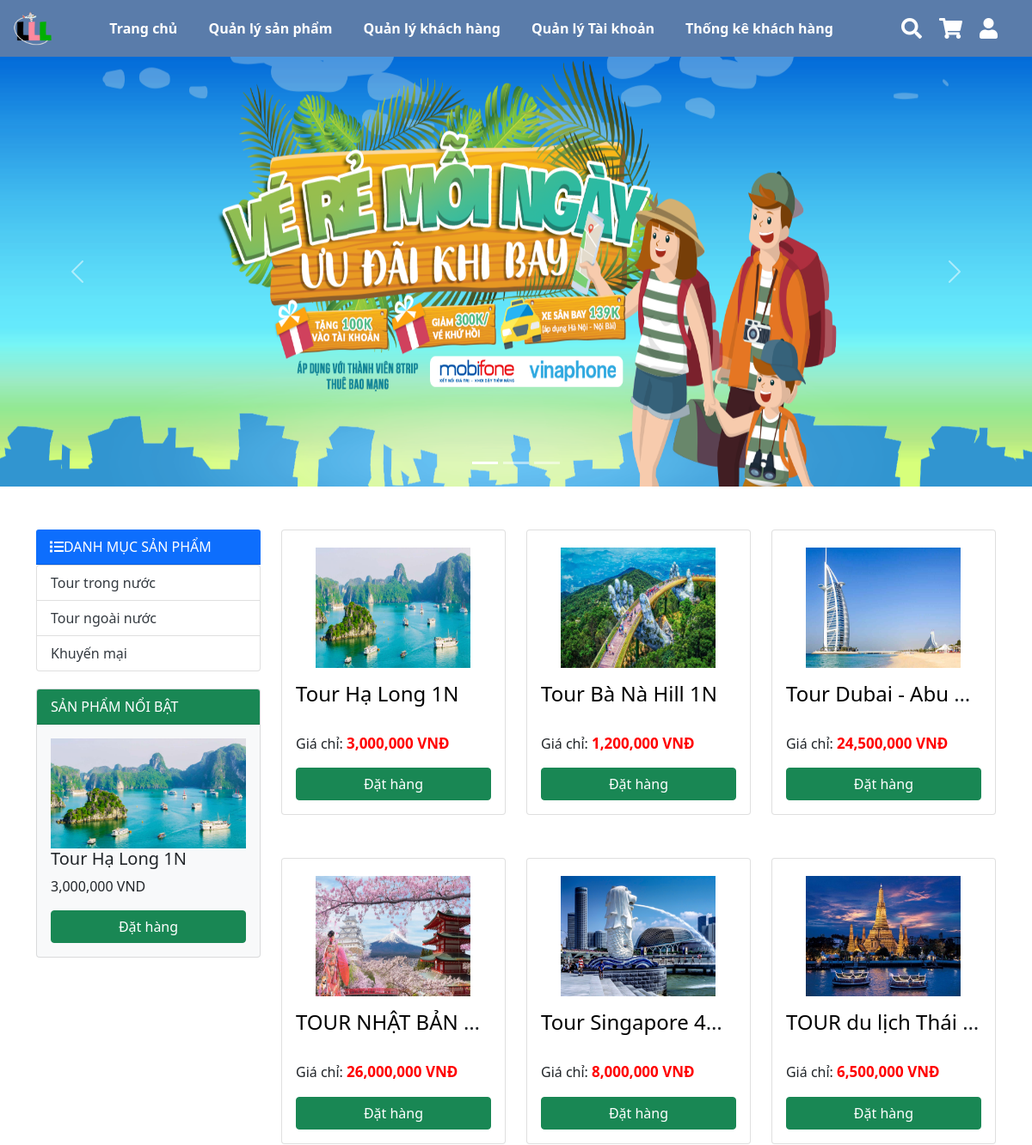
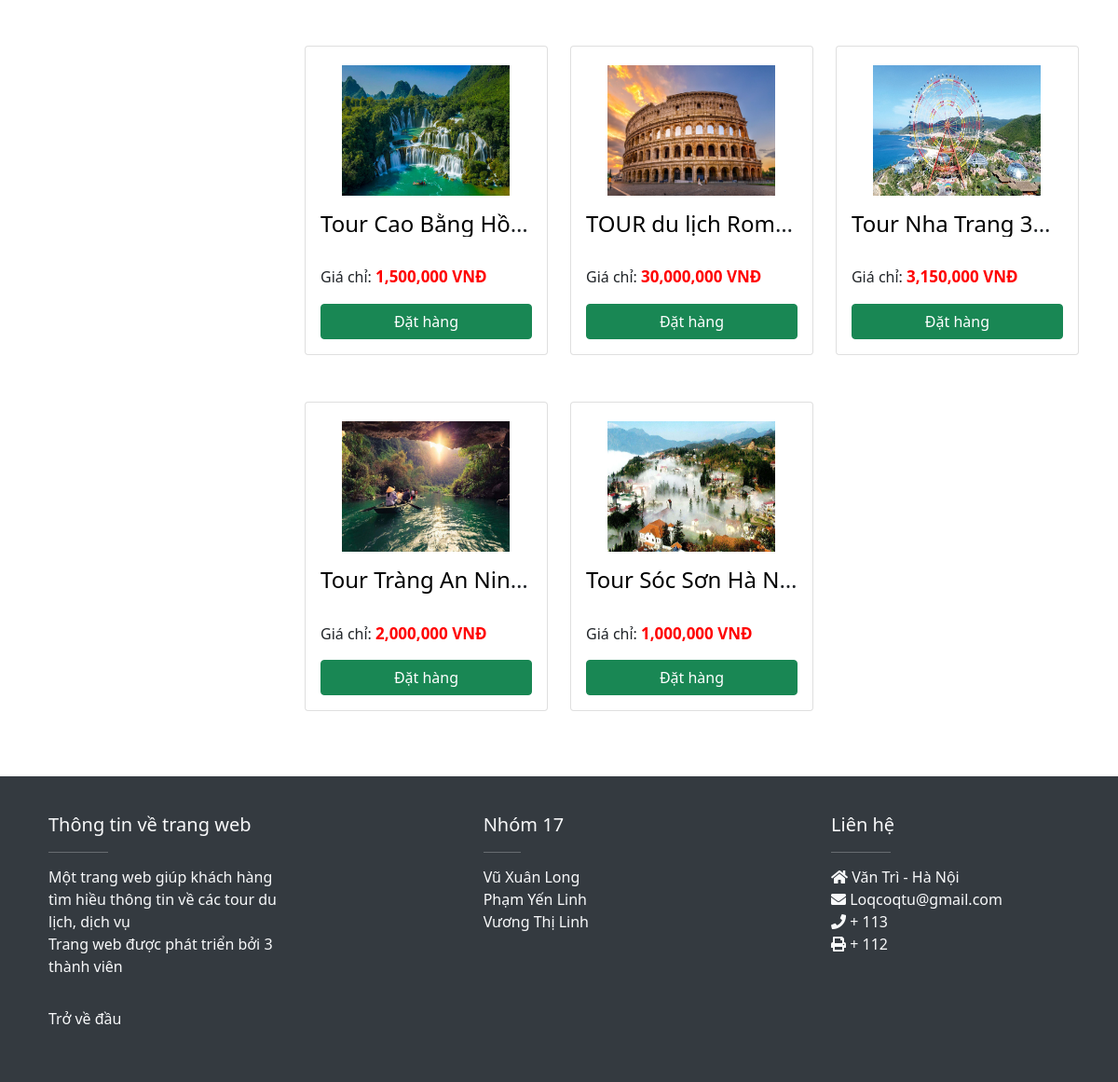
Screenshot of /Search.php with the database file from the repository (2 pictures, top to bottom).
### tables this page shows
CREATE TABLE `dmsanpham` (
  `id_dm` int(10) NOT NULL,
  `ten_dm` varchar(255) NOT NULL
);

CREATE TABLE `sanpham` (
  `id_sp` int(10) NOT NULL,
  `id_dm` int(10) NOT NULL,
  `ten_sp` varchar(255) NOT NULL,
  `anh_sp` varchar(255) NOT NULL,
  `gia_sp` int(10) NOT NULL,
  `khuyen_mai` varchar(255) NOT NULL,
  `chi_tiet_sp` text NOT NULL
);

### Search.php (the view, shortened to what this page needs)
<?php
require_once 'config/db.php';
$sql_spnb = "SELECT * FROM sanpham limit 1";
$query_spnb = mysqli_query($connect,$sql_spnb);
$sql_dm = "SELECT * FROM dmsanpham";
$query_dm = mysqli_query($connect,$sql_dm);
$sql_search = "SELECT * FROM sanpham where ten_sp like '%$tu_khoa%'";
$query_search = mysqli_query($connect,$sql_search);
?>
<!DOCTYPE html>
<html>
<head>
    <link rel="stylesheet" href="../tourdulich/css/style.css">
    <link rel="stylesheet" href="https://pro.fontawesome.com/releases/v5.10.0/css/all.css" />
    <link href="https://cdn.jsdelivr.net/npm/bootstrap@5.1.3/dist/css/bootstrap.min.css" rel="stylesheet">
</head>
<body>
    <section id="nav-bar">
        <nav class="navbar navbar-expand-lg navbar-dark ">
            <div class="container-fluid">
                <a class="navbar-brand" href="Home.php"><img src="../tourdulich/img/test3.png" alt=""></a>
                <div class="collapse navbar-collapse" id="navbarNav">
                    <ul class="navbar-nav m-auto">
                    <li class="nav-item">
                            <a class="nav-link" href="Home.php">Trang chủ</a>
                        </li>
                        <li class="nav-item">
                            <a class="nav-link" href="ManagerProduct.php">Quản lý sản phẩm</a>
                        </li>
                        <li class="nav-item">
                            <a class="nav-link" href="QuanLyKH.php">Quản lý khách hàng</a>
                        </li>
                        <li class="nav-item">
                            <a class="nav-link" href="QuanLyTK.php">Quản lý Tài khoản</a>
                        </li>
                        <li class="nav-item">
                            <a class="nav-link" href="thongke.php">Thống kê khách hàng</a>
                        </li>
                    </ul>
                </div>
            </div>
            <div class="icons">
                <div class="icon">
                    <i class="fas fa-search" id="search-btn"></i>
                    <a href="Cart.php">
                        <i class="fa fa-shopping-cart"></i>
                    </a>
                    <a href="danhnhap.php">
                    <i class="fas fa-user"></i>
                    </a>
                </div>
            </div>
            <form action="Search.php?quanly=timkiem" method="post" class="search-bar-container">
                <button type="submit" name="search_button" class="btn btn-secondary btn-number">
                </button>
            </form>
        </nav>
    </section>
    <div id="carouselExampleCaptions" class="carousel slide" data-bs-ride="carousel">
        <div class="carousel-indicators">
            <button type="button" data-bs-target="#carouselExampleCaptions" data-bs-slide-to="0" class="active" aria-current="true" aria-label="Slide 1"></button>
            <button type="button" data-bs-target="#carouselExampleCaptions" data-bs-slide-to="1" aria-label="Slide 2"></button>
            <button type="button" data-bs-target="#carouselExampleCaptions" data-bs-slide-to="2" aria-label="Slide 3"></button>
        </div>
        <div class="carousel-inner">
            <div class="carousel-item active">
                <img src="../tourdulich/img/quang-cao-du-lich_113702379.png" class="d-block w-100" alt="...">
                <div class="carousel-caption d-none d-md-block">
                </div>
            </div>
        </div>
        <button class="carousel-control-prev" type="button" data-bs-target="#carouselExampleCaptions" data-bs-slide="prev">
            <span class="carousel-control-prev-icon" aria-hidden="true"></span>
        </button>
        <button class="carousel-control-next" type="button" data-bs-target="#carouselExampleCaptions" data-bs-slide="next">
            <span class="carousel-control-next-icon" aria-hidden="true"></span>
        </button>
    </div>
    <div class="container">
        <div class="row">
            <div class="col-md-3">
                    <div class="card-header bg-primary text-white text-uppercase"><i class="fa fa-list"></i>Danh mục sản phẩm</div>
                    <ul class="list-group category_block">
                        <?php
                        while ($row_dm = mysqli_fetch_assoc($query_dm)) { ?>
                            <li class="list-group-item text-black"><a href="Home_dm.php?id_dm=<?php echo $row_dm['id_dm'] ?>"><?php echo $row_dm['ten_dm'] ?></a></li>
                        <?php } ?>
                        <li class="list-group-item text-white"><a href="Home_km.php ?>">Khuyến mại</a></li>
                    </ul>
                <div class="card bg-light mb-3" id="sanphamnoibat">
                    <div class="card-header bg-success text-white text-uppercase">Sản phẩm nổi bật</div>
                    <div class="card-body">
                        <?php while ($row_spnb = mysqli_fetch_assoc($query_spnb)) { ?>
                            <img class="img-fluid" src="img/<?php echo $row_spnb['anh_sp'] ?>" />
                            <h5 class="card-title"><?php echo $row_spnb['ten_sp'] ?></h5>
                            <p class="bloc_left_price"><?php echo number_format($row_spnb['gia_sp']) ?> VND</p>
                            <div class="col">
                                <a href="Cart.php?id_sp=<?php echo $row_sp['id_sp']; ?>" class="btn btn-success btn-block">Đặt hàng</a>
                            </div>
                        <?php } ?>
                    </div>
                </div>
            </div>
            <div class="col-md-9">
                <div class="row" id="roww">
                    <?php
                    while($row_search = mysqli_fetch_assoc($query_search)) {?>
                        <div class="col-12 col-md-6 col-lg-4">
                            <div class="card">
                                <img class="img" src="img/<?php echo $row_search['anh_sp'] ?>" alt="Card image cap">
                                <div class="card-body">
                                    <h4 class="card-title show_txt"><a href="Detail.php?id_sp=<?php echo $row_search['id_sp']; ?>" title="View Product" class="nd"><?php echo $row_search['ten_sp'] ?></a></h4>
                                    <div class="col">
                                    <p>Giá chỉ: <span class="money"><?php echo number_format($row_search['gia_sp']) ?> VNĐ</span></p>
                                    </div>
                                    <div class="col">
                                        <a href="Cart.php?id_sp=<?php echo $row_search['id_sp']; ?>" class="btn btn-success">Đặt hàng</a>
                                    </div>
                            </div>
                        </div>
                    </div>
                <?php } ?>
                </div>
            </div>
        </div>
    </div>
    <footer class="text-light">
        <div class="container">
            <div class="row">
                <div class="col-md-3 col-lg-4 col-xl-3">
                    <h5>Thông tin về trang web</h5>
                    <hr class="bg-white mb-2 mt-0 d-inline-block mx-auto w-25">
                    <p class="mb-0">
                        Một trang web giúp khách hàng tìm hiều thông tin về các tour du lịch, dịch vụ
                        <p>Trang web được phát triển bởi 3 thành viên</p>
                    </p>
                </div>
                <div class="col-md-2 col-lg-2 col-xl-2 mx-auto">
                    <h5>Nhóm 17</h5>
                    <hr class="bg-white mb-2 mt-0 d-inline-block mx-auto w-25">
                    <ul class="list-unstyled">
                        <li><a href="">Vũ Xuân Long</a></li>
                        <li><a href="">Phạm Yến Linh</a></li>
                        <li><a href="">Vương Thị Linh</a></li>
                    </ul>
                </div>
                <div class="col-md-4 col-lg-3 col-xl-3">
                    <h5>Liên hệ</h5>
                    <hr class="bg-white mb-2 mt-0 d-inline-block mx-auto w-25">
                    <ul class="list-unstyled">
                        <li><i class="fa fa-home mr-2"></i> Văn Trì - Hà Nội</li>
                        <li><i class="fa fa-envelope mr-2"></i> Loqcoqtu@gmail.com</li>
                        <li><i class="fa fa-phone mr-2"></i> + 113</li>
                        <li><i class="fa fa-print mr-2"></i> + 112</li>
                    </ul>
                </div>
                <div class="col-12 copyright mt-3">
                    <p class="float-left">
                        <a href="#">Trở về đầu</a>
                    </p>
                </div>
            </div>
        </div>
    </footer>
</body>
</html>

### css/style.css (style rules this page uses)
* { margin: 0; padding: 0; }
#nav-bar { position: sticky; top: 0; z-index: 10; font-weight: 600; color: white; }
.navbar { background: rgba(15, 65, 131, 0.685) !important; backdrop-filter: blur(70px) !important; }
.navbar-nav li a { color: white !important; }
.navbar-brand img { height: 40px; }
.icon { font-size: 1.5rem; cursor: pointer; display: flex; padding-right: 20px; align-items: center; }
a { text-decoration: none !important; }
.icon i { margin-right: 20px; color: white; transform: scale(1); transition: all 0.5s; }
a.nav-link { transform: scale(1); transition: all 0.5s; margin-right: 20px; float: right; }
.search-bar-container { position:absolute; top: 100%; left: 0; right: 0; padding: 1.5rem 2rem; background: rgba(15, 65, 131, 0.685) !important; display: flex; align-items: center; z-index: 1000; clip-path: polygon(0 0, 100% 0, 100% 0, 0 0); }
.carousel-caption { margin-bottom: 150px; }
.category_block li a { color: #343a40; }
#sanphamnoibat { margin-top: 20px; }
#roww .card { padding-top: 20px; margin-bottom: 50px; }
.card .img { height: 140px; width: 265px !important; margin-left: auto !important; margin-right: auto; transform: scale(1); transition: all 0.5s; }
.card-body .nd { color: black !important; }
footer { background: #343a40; padding: 40px; margin-top: 20px; }
footer a { color: #f8f9fa!important }
.show_txt { display: inline-block; width: 100%; white-space: nowrap; overflow: hidden !important; text-overflow: ellipsis; }
.carousel-item img { width: 100%; height: 500px !important; }
#carouselExampleCaptions { margin-bottom: 50px; }
.money { font-size: 20px; color: red; font-weight: 600; font-family:'Segoe UI', Tahoma, Geneva, Verdana, sans-serif; }
@media screen and (max-width:14400px) { a.btn.btn-success { width: 100%; } }
@media screen and (max-width:1400px) { .card .img { height: 140px; width: 220px !important; margin-left: auto !important; margin-right: auto; } }
@media screen and (max-width:1400px) { a.btn.btn-success { width: 100%; } }
@media screen and (max-width:1400px) { .money { font-size: 17px; } }
@media screen and (max-width:1200px) { .card .img { height: 140px; width: 180px !important; margin-left: auto !important; margin-right: auto; } }
@media screen and (max-width:1200px) { a.btn.btn-success { width: 100%; } }

### rows the page displays
dmsanpham: ten_dm "Tour trong nước"
dmsanpham: ten_dm "Tour ngoài nước"
sanpham: anh_sp (picture), ten_sp "Tour Hạ Long 1N", gia_sp "3,000,000"
sanpham: anh_sp (picture), ten_sp "Tour Bà Nà Hill 1N", gia_sp "1,200,000"
sanpham: anh_sp (picture), ten_sp "Tour Dubai - Abu…", gia_sp "24,500,000"
sanpham: anh_sp (picture), ten_sp "TOUR NHẬT BẢN…", gia_sp "26,000,000"
sanpham: anh_sp (picture), ten_sp "Tour Singapore 4…", gia_sp "8,000,000"
sanpham: anh_sp (picture), ten_sp "TOUR du lịch Thái…", gia_sp "6,500,000"
sanpham: anh_sp (picture), ten_sp "Tour Cao Bằng Hồ…", gia_sp "1,500,000"
sanpham: anh_sp (picture), ten_sp "TOUR du lịch Rom…", gia_sp "30,000,000"
sanpham: anh_sp (picture), ten_sp "Tour Nha Trang 3…", gia_sp "3,150,000"
sanpham: anh_sp (picture), ten_sp "Tour Tràng An Nin…", gia_sp "2,000,000"
sanpham: anh_sp (picture), ten_sp "Tour Sóc Sơn Hà N…", gia_sp "1,000,000"
